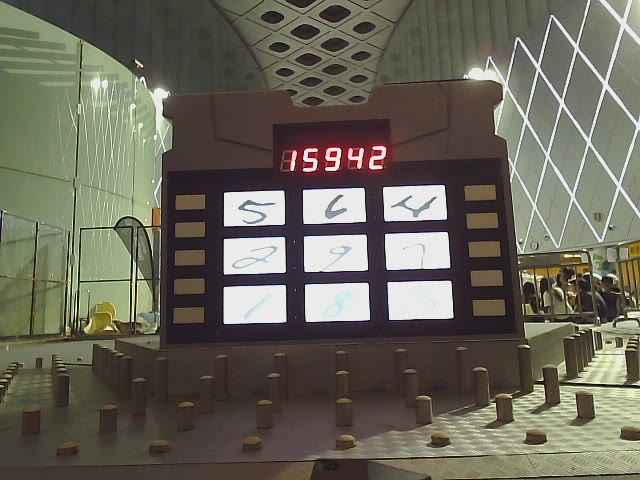
#> input picture controller/rune01.png, 640 x 480 px
$ python -i led.py   (imports and definitions only)   (older library calls are emulated)
#> lines starting #> are read from the running program, lines starting #| are printed output that depends on the picture; after the words box and inside, x2 and y2 are one past the last pixel; in counts of white or black regions, pixels touching at a corner belong together
#> further down, picture is the input picture: shape (480, 640, 3); mean B, G, R 89.5, 101.7, 105.3
import cv2, os
import numpy as np
from scipy.misc import imresize

def threshold(img, thresh):
    img[img >= thresh] = 255
    img[img < thresh] = 0
    return img

def get_result(candidate):
    result = []
    for scores in candidate:
        if len(scores) == 0:
            return []
        digit = scores[0][0] + 1
        result.append(digit)
    return result

def find_repeat(lst):
    for i in xrange(len(lst)):
        for j in xrange(i+1, len(lst)):
            if lst[i] == lst[j]:
                return i, j
    return None

class LedDisplaysRecognizer:
    def __init__(self):
        self.file_dir = os.path.dirname(os.path.abspath(__file__))
        self.load_templates()
        self.init_blob_detector()
        self.is_debug = True

    def load_templates(self):
        self.templates = {}
        for i in range(1, 10):
            img = cv2.imread(self.file_dir+'/templates/%d.png'%(i), 0)
            self.templates[i] = img

    def init_blob_detector(self):
        params = cv2.SimpleBlobDetector_Params()

        params.minThreshold = 0
        params.maxThreshold = 255

        params.filterByArea = False
        params.minArea = 1500

        params.filterByCircularity = False
        params.minCircularity = 0.1

        params.filterByConvexity = False
        params.minConvexity = 0.87

        params.filterByInertia = False
        params.minInertiaRatio = 0.01

        params.filterByColor = False
        self.detector = cv2.SimpleBlobDetector_create(params)

    def resize_templates(self, out_h):
        templates = {}
        for i, img in self.templates.items():
            h, w = img.shape
            out_w = w * (out_h / float(h))
            out_w = int(round(out_w))
            templates[i] = imresize(img, [out_h, out_w])
        return templates

    def filter_blobs(self, img):
        """
        Remove all non interesting regions, and keep only one cluster which is the
        most promising region of interest. The idea is:

        Using opencv blob detection to cluster the image, after that, we can
        identify which cluster is more likely to be the region of interest.
        Specifically, here we think the LED digit cluster is the largest cluster
        whose height is way smaller than the width.

        The idea is inspired by @AlexQian97
        """
        filtered_img = img
        debug_img = img.copy()
        img_blured = cv2.blur(img, (60, 60))
        img_blured = threshold(img_blured, 2)
        keypoints = self.detector.detect(img_blured)
        if len(keypoints) != 0:
            keypoints = sorted(keypoints, key = lambda x: x.size, reverse = True)

            # Select a largest blob whose height is way smaller than the height:
            while len(keypoints) > 0:

                # Calculate the height and width:
                center_x, center_y = keypoints[0].pt
                r = keypoints[0].size
                center_x = int(round(center_x))
                center_y = int(round(center_y))
                r2 = int(round(r / 2.0))
                x0 = max(center_x - r2, 0)
                x1 = min(center_x + r2, img.shape[1])
                y0 = max(center_y - r2, 0)
                y1 = min(center_y + r2, img.shape[0])
                mask = np.zeros_like(img)
                mask[y0:y1, x0:x1] = 255
                segment = img & mask # segment the image
                y_loc, x_loc = np.where(segment != 0)
                if len(y_loc) == 0 or len(x_loc) == 0:
                    break
                segment_width = x_loc.max() - x_loc.min()
                segment_height = y_loc.max() - y_loc.min()

                if segment_width / segment_height > 2.0:
                    filtered_img = segment
                    if self.is_debug:
                        selected_pt = [keypoints[0]]
                        debug_img = cv2.drawKeypoints(img, selected_pt, np.array([]), (0, 0, 255),
                                cv2.DRAW_MATCHES_FLAGS_DRAW_RICH_KEYPOINTS)
                    break
                keypoints.pop(0)

        if self.is_debug:
            cv2.imshow('Selected Cluster', debug_img)

        return filtered_img

    def process(self, img):
        # Select the digit tube pixels from the image
        red_mask = cv2.inRange(img, np.array([0, 0, 200]), np.array([255, 255, 255]))
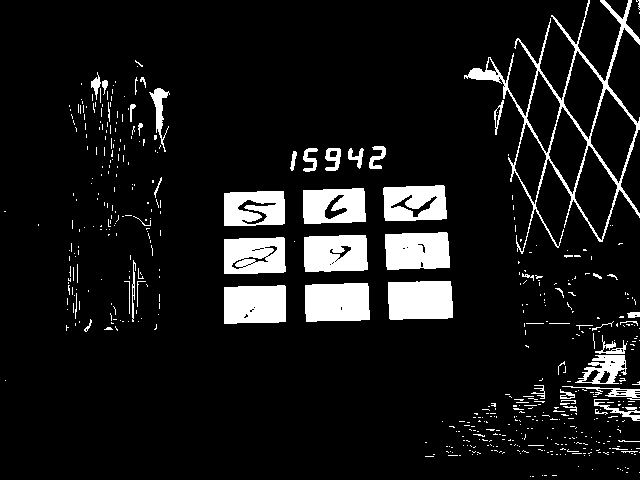
#> red_mask: shape (480, 640); 9.6% white; 518 white regions (466 under 20 px), largest, box (x1, y1, x2, y2) and area: (464, 0, 640, 254) 4171, (388, 281, 453, 320) 2408, (305, 283, 370, 322) 2386
        black_mask = cv2.inRange(img, np.array([0, 0, 0]), np.array([30, 255, 255]))
#> black_mask: shape (480, 640); 3.2% white in thin lines or dots
        black_mask = cv2.blur(black_mask, (10, 10))
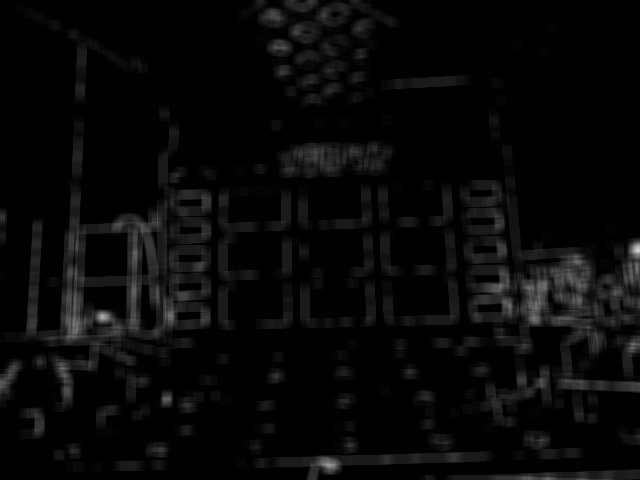
#> black_mask: shape (480, 640); min 0, max 219, mean 8.3
        segment = red_mask & black_mask
        segment_bkp = segment.copy()

        # Plan B:
        red_mask_extra = cv2.inRange(img, np.array([0, 0, 150]), np.array([90, 90, 255]))
#> red_mask_extra: shape (480, 640); 0.07% white in thin lines or dots, all inside (x1, y1, x2, y2) = (289, 144, 384, 168)
        red_mask_extra = cv2.blur(red_mask_extra, (20, 20))
        red_mask_extra = threshold(red_mask_extra, 1)
#> in threshold, `img[img >= thresh] = 255`: img: shape (480, 640); 1.4% white; 1 white region, box (x1, y1, x2, y2) and area: (280, 135, 394, 178) 4269

        # Remove small regions that are not likely be our target
        mass = cv2.blur(segment, (70, 70))
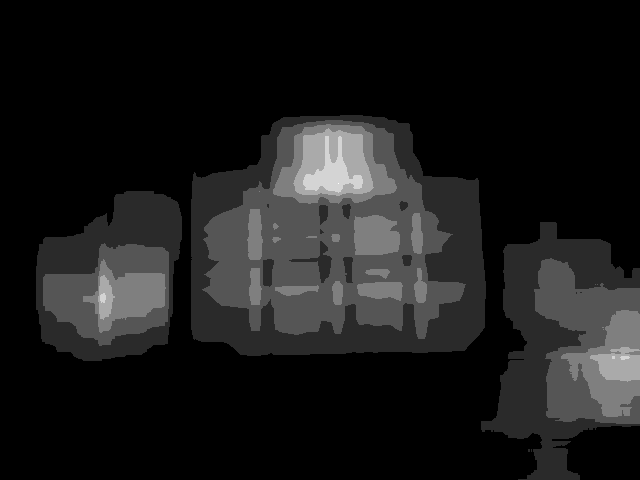
#> mass: shape (480, 640); min 0, max 6, mean 0.622; drawn with min black and max white
        mass = threshold(mass, 2)
#> call 2 of threshold, with thresh = 2
#> in threshold (call 2), `img[img >= thresh] = 255`:
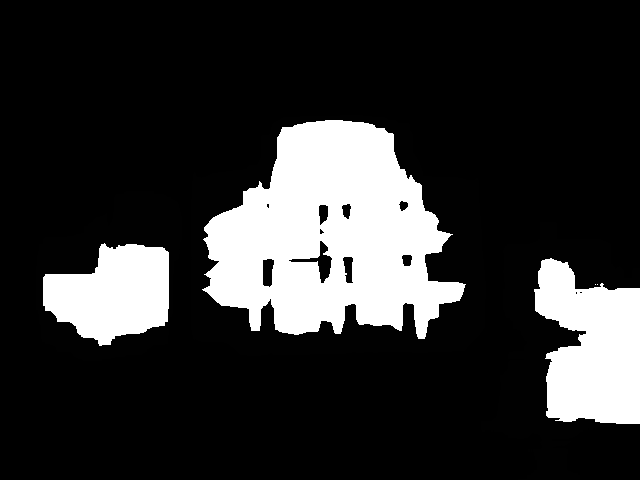
#> img: shape (480, 640); min 0, max 255, mean 48.6
#> in threshold (call 2), `img[img < thresh] = 0`: img: shape (480, 640); 19% white; 5 white regions (2 under 20 px), largest, box (x1, y1, x2, y2) and area: (202, 120, 466, 339) 36375, (534, 258, 640, 424) 12857, (43, 243, 169, 346) 9068
        segment = threshold(segment, 2)
#> in threshold (call 3), `img[img >= thresh] = 255`: img: shape (480, 640); 2.7% white; 338 white regions (279 under 20 px), largest, box (x1, y1, x2, y2) and area: (224, 191, 285, 226) 679, (388, 281, 453, 320) 544, (305, 285, 356, 322) 343
        segment = segment & mass
#> segment: shape (480, 640); 2% white; 165 white regions (116 under 20 px), largest, box (x1, y1, x2, y2) and area: (224, 191, 285, 226) 495, (224, 239, 261, 274) 308, (305, 285, 345, 322) 299
        segment = segment & red_mask_extra
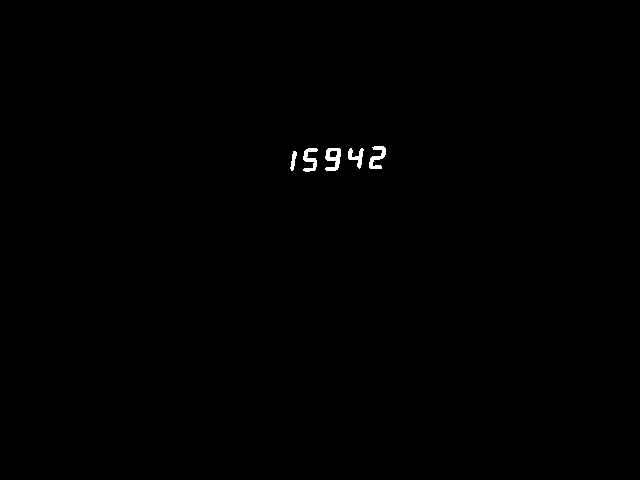
#> segment: shape (480, 640); 0.27% white; 5 white regions, box (x1, y1, x2, y2) and area: (325, 148, 341, 171) 225, (369, 146, 386, 169) 192, (303, 148, 318, 172) 187, (348, 148, 364, 169) 148, (290, 151, 297, 171) 75
        segment = self.filter_blobs(segment)
#> call 4 of threshold, with thresh = 2
#> in threshold (call 4), `img[img >= thresh] = 255`:
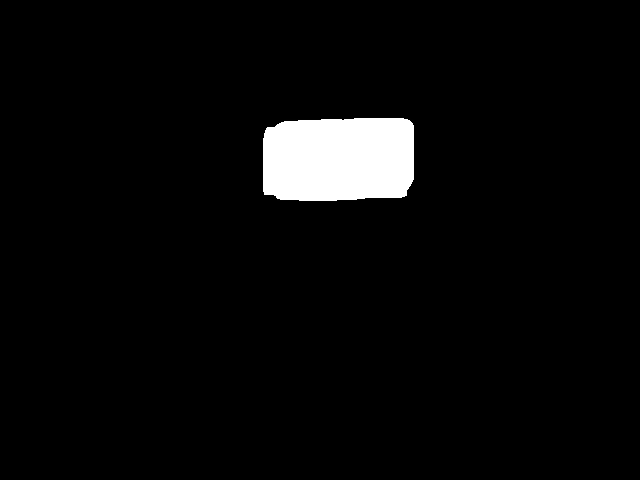
#> img: shape (480, 640); min 0, max 255, mean 9.8
#> in threshold (call 4), `img[img < thresh] = 0`: img: shape (480, 640); 3.8% white; 1 white region, box (x1, y1, x2, y2) and area: (263, 118, 414, 201) 11820
#> in filter_blobs, `keypoints = self.detector.detect(img_blured)`: keypoints = 1 keypoints; (x, y, size): (338, 159, 132.6)
#> the loop in filter_blobs, `while len(keypoints) > 0:` made 1 pass
#> (center_x, center_y, r, r2, x0, x1, y0, y1) on pass 1: (338, 159, 132.6, 66, 272, 404, 93, 225)
#> after the loop in filter_blobs, `while len(keypoints) > 0:`:
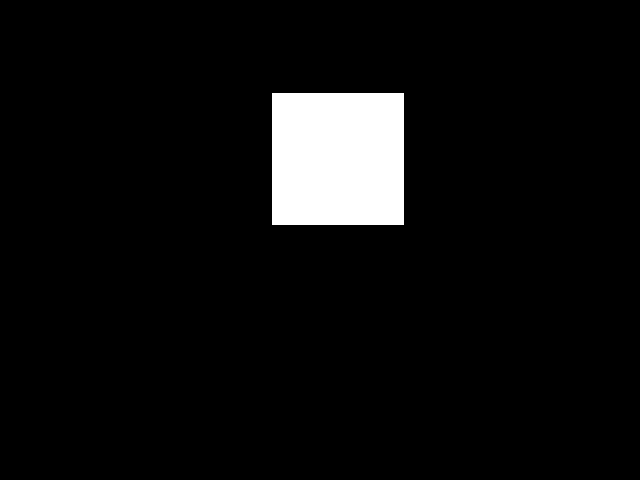
#> mask: shape (480, 640); 5.7% white; 1 white region, box (x1, y1, x2, y2) and area: (272, 93, 404, 225) 17424

        # Compute the center
        M = cv2.moments(segment)
#> M = moments, m00 210885, centre m10/m00, m01/m00 = (338.4, 158)
        if M['m00'] == 0.0:
            return None
        x = int(M['m10'] / M['m00'])
#> x = 338
        y = int(M['m01'] / M['m00'])
#> y = 158


        # Compute the range
        y_loc, x_loc = np.where(segment != 0)
#> y_loc = 827 values from 146 to 171; x_loc = 827 values, max 385 at index 60, min 290 at index 691, mean 338.4
        if len(x_loc) == 0 or len(y_loc) == 0:
            return None
        x0 = x_loc.min()
#> x0 = 290
        y0 = y_loc.min()
#> y0 = 146
        x1 = x_loc.max()
#> x1 = 385
        y1 = y_loc.max()
#> y1 = 171

        # Compute the area for all digits
        width_all = x1 - x0
#> width_all = 95
        height_all = y1 - y0
#> height_all = 25

        # If the area is too small we report not found.
        if width_all <= 0 or height_all <= 0:
            return None

        # If the area we got is too large, then there are possibly light
        # interferences, so we report not found. This is not a perfect
        # solution.
        # print height_all, width_all
        h, w = segment_bkp.shape
#> h = 480; w = 640
        # print w * 0.4, h * 0.4
        if width_all > w*0.4 or height_all > h*0.4:
            return None

        # Prepare for template matching
        width_each = int(round(width_all / 5.0))
#> width_each = 19
        templates = self.resize_templates(height_all)
#> the loop in resize_templates, `for i, img in self.templates.items():` made 1 pass
#> (i, img) on pass 1: (1, None)
#> after the loop in resize_templates, `for i, img in self.templates.items():`: templates = 0 items
        offset = 10
        x0 = max(x0 - offset, 0)
        y0 = max(y0 - offset, 0)
        x1 = min(x1 + offset, w)
        y1 = min(y1 + offset, h)
        # segment = segment_bkp[y0:y1, x0:x1]
        segment = segment[y0:y1, x0:x1]
        segment = 255 - segment
        scores = []

        # Apply template matching
        for num, template in templates.items():
            if segment.shape[0] < template.shape[0] or segment.shape[1] < template.shape[1]:
                return None
            res = cv2.matchTemplate(segment, template, cv2.TM_CCOEFF_NORMED)
            scores.append(res)
        scores = np.asarray(scores)

        # Select some candidates that has the normalized score > 0.5
        candidate = []
        for i in xrange(5):
            bound = i * width_each
            region = scores[:, :, bound:bound+width_each]
            pts = zip(*np.where(region > 0.5))
            pts = sorted(
                pts,
                key = lambda x: region[x],
                reverse = True
            )
            for j in xrange(len(pts)):
                verify = region[pts[j]]
                ch, h, w = pts[j]
                pts[j] = ch, h, w + bound
                assert scores[pts[j]] == verify
            candidate.append(pts)


        # Check repeated digits, if found then we only take the one with
        # higher score value
        result = get_result(candidate)
        while True:
            repeat = find_repeat(result)
            if repeat == None:
                break
            i, j = repeat
            pt1 = candidate[i][0]
            pt2 = candidate[j][0]
            if scores[pt1] >= scores[pt2]:
                candidate[j].pop(0)
            else:
                candidate[i].pop(0)
            result = get_result(candidate)

        if len(result) == 0:
            return None

        result = [str(x) for x in result]
        result = ''.join(result)
        return result, x0, x1, y0, y1

>>> import cv2
>>> picture = cv2.imread('../controller/rune01.png')
#> (the run stopped early here; a loop or call above may not have finished)
